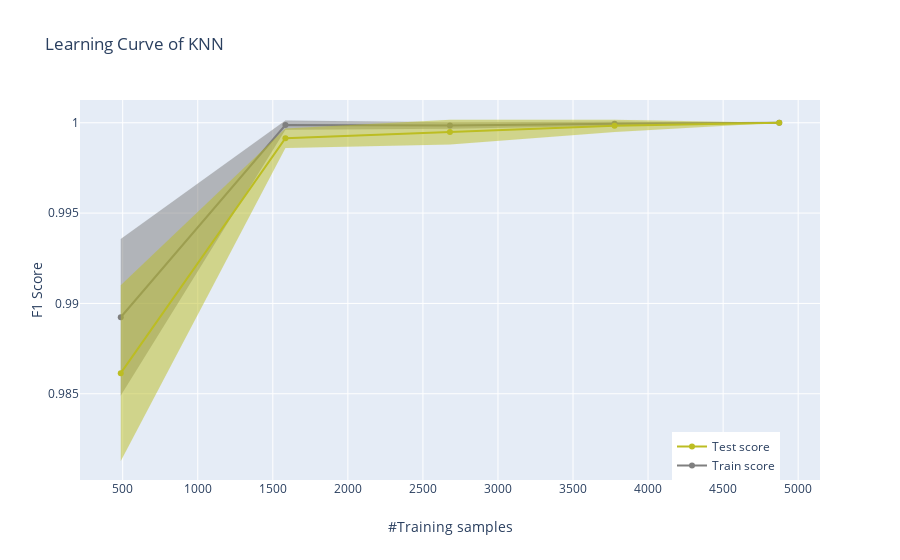

Notebook code cell kept with this figure:
### Markdown cell above
Here the normalized confusion matrix is shown, as well as the result of the grid search on the top of it.

It shows that this model fits really well our data, achieving an overall F1-Score of 1.00 and not showing any bias towards any of the class.

### Code cell
plot_learning_curve(gs_knn.best_estimator_, "Learning Curve of KNN", X_train, y_train, cv=5)

### Figure 1 — Plotly figure (JSON) as saved in the notebook; plotly's stock layout.template omitted (floating-point values rounded to 4 significant figures)
{"data": [{"hoverlabel": {"namelength": 20}, "line": {"color": "rgba(127, 127, 127, 0.40)", "width": 0.1}, "mode": "lines", "name": "", "showlegend": false, "type": "scatter", "x": [487, 1584, 2680, 3777, 4874], "y": [0.9849, 0.9996, 0.9997, 0.9998, 1]}, {"fill": "tonexty", "hoverlabel": {"namelength": 20}, "line": {"color": "rgba(127, 127, 127, 0.40)", "width": 0.1}, "mode": "lines", "name": "", "showlegend": false, "type": "scatter", "x": [487, 1584, 2680, 3777, 4874], "y": [0.9936, 1.0, 1.0, 1.0, 1]}, {"line": {"color": "rgb(127, 127, 127)"}, "name": "Train score", "showlegend": true, "type": "scatter", "x": [487, 1584, 2680, 3777, 4874], "y": [0.9892, 0.9999, 0.9998, 0.9999, 1]}, {"hoverlabel": {"namelength": 20}, "line": {"color": "rgba(188, 189, 34, 0.40)", "width": 0.1}, "mode": "lines", "name": "", "showlegend": false, "type": "scatter", "x": [487, 1584, 2680, 3777, 4874], "y": [0.9813, 0.9986, 0.9988, 0.9995, 1]}, {"fill": "tonexty", "hoverlabel": {"namelength": 20}, "line": {"color": "rgba(188, 189, 34, 0.40)", "width": 0.1}, "mode": "lines", "name": "", "showlegend": false, "type": "scatter", "x": [487, 1584, 2680, 3777, 4874], "y": [0.991, 0.9997, 1.0, 1.0, 1]}, {"line": {"color": "rgb(188, 189, 34)"}, "name": "Test score", "showlegend": true, "type": "scatter", "x": [487, 1584, 2680, 3777, 4874], "y": [0.9861, 0.9991, 0.9995, 0.9998, 1]}], "layout": {"autosize": true, "legend": {"x": 0.8, "y": 0}, "title": {"text": "Learning Curve of KNN"}, "xaxis": {"title": {"text": "#Training samples"}}, "yaxis": {"title": {"text": "F1 Score"}}}}
